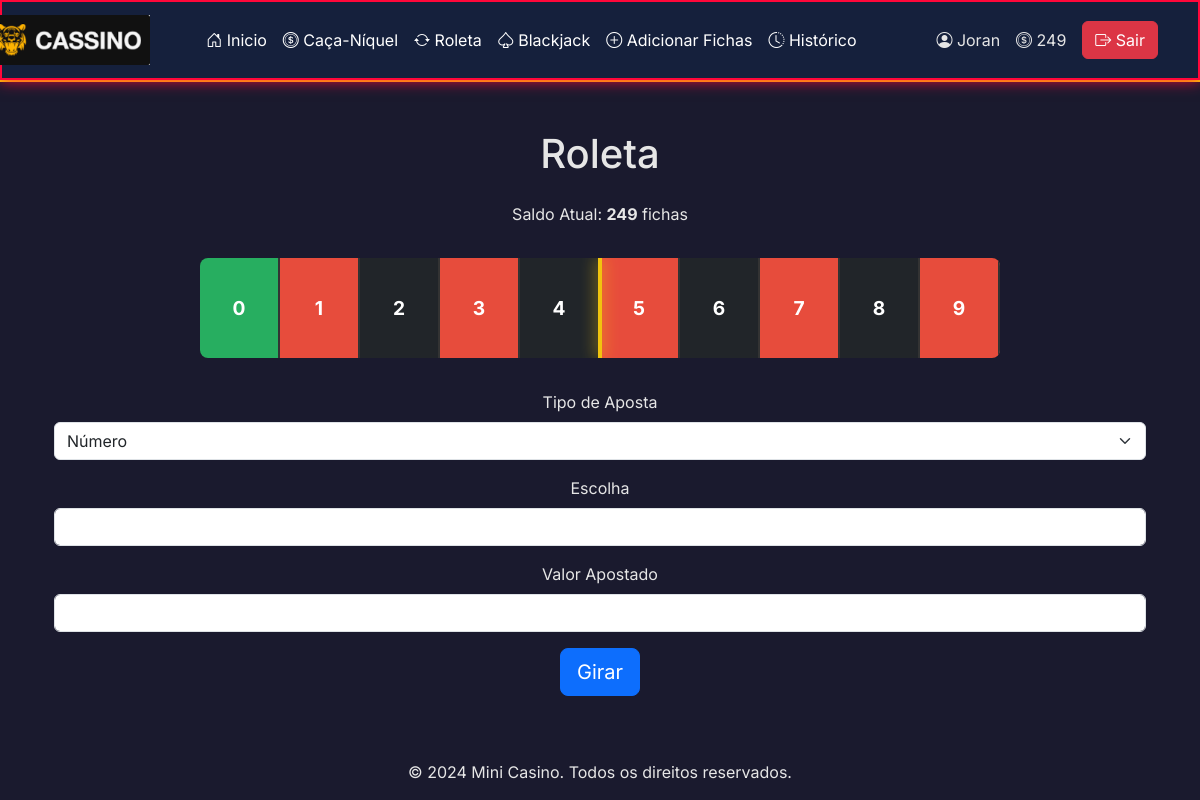
Page /roleta (signed in) on the earlier database version.
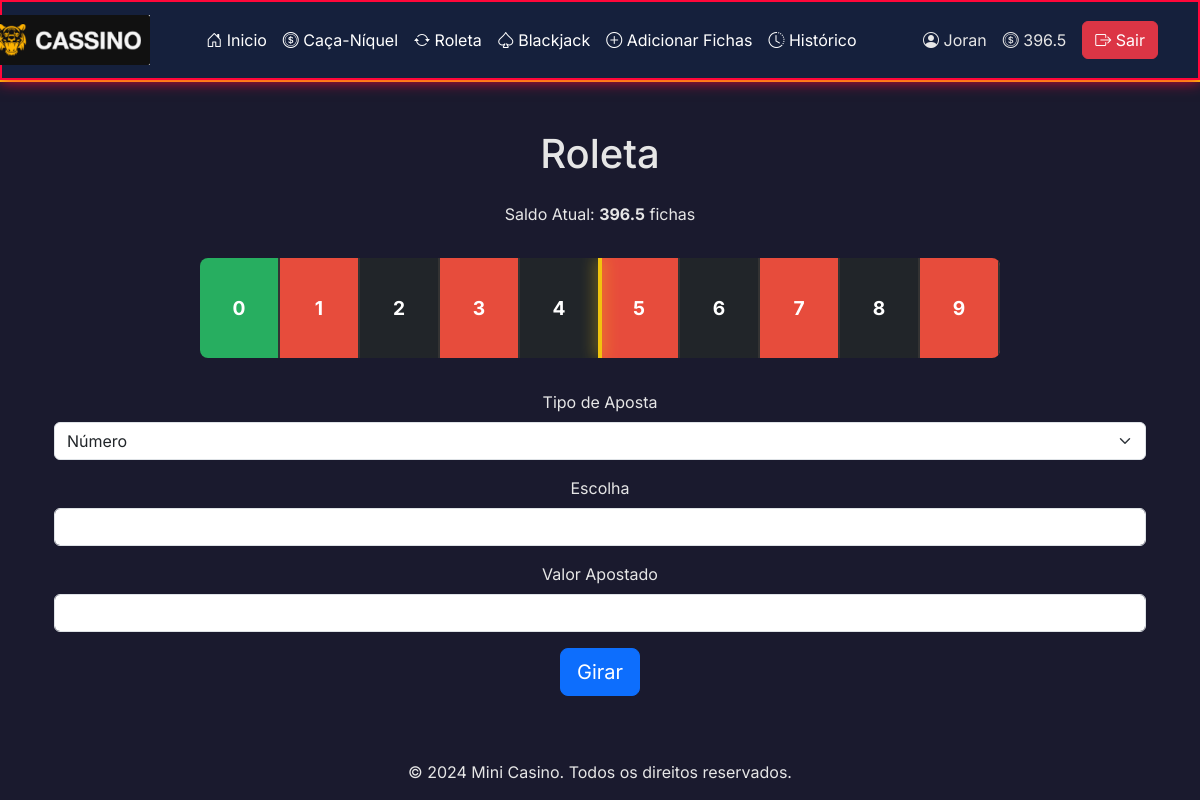
Same page on the later database version.
### tables this page shows
CREATE TABLE users (
    id INTEGER PRIMARY KEY AUTOINCREMENT,
    username TEXT NOT NULL,
    password TEXT NOT NULL
, saldo INTEGER DEFAULT 100, ganhos INTEGER, perdas INTEGER);

### app.py (the view, shortened to what this page needs)
@app.route('/roleta', methods=['GET', 'POST'])
@login_required
def roleta():
    user_id = session.get('user_id')
    user = db.execute("SELECT * FROM users WHERE id = ?", user_id)[0]
    username = db.execute("SELECT username from users WHERE id = ?", user_id)[0]['username']
    saldo = user['saldo']
    return render_template('roleta.html', saldo=saldo, username=username)

### help.py (called while the page is built)
def login_required(f):
    @wraps(f)
    def decorated_function(*args, **kwargs):
        if 'user_id' not in session:
            return redirect(url_for('login'))
        return f(*args, **kwargs)
    return decorated_function

### templates/roleta.html (shortened to what this page needs)
{% extends "layout.html" %}
{% block main %}
<div class="container text-center">
    <h1 class="my-4">Roleta</h1>
    <p id="saldo-container">
        Saldo Atual: <strong id="saldo">{{ saldo }}</strong> fichas
    </p>
    <div class="roleta-container">
        <div class="roleta-track" id="roletaTrack">
            <div class="roleta-numbers" id="roletaNumbers">
            </div>
        </div>
        <div class="roleta-pointer"></div>
    </div>
    <form method="POST" class="my-4" id="formAposta">
        <div class="mb-3">
            <label for="tipo_aposta" class="form-label">Tipo de Aposta</label>
            <select id="tipo_aposta" name="tipo_aposta" class="form-select" required>
                <option value="numero">Número</option>
            </select>
        </div>
        <div class="mb-3" id="campoAposta">
            <label for="aposta" class="form-label">Escolha</label>
            <div id="aposta-container"></div>
        </div>
        <div class="mb-3">
            <label for="valor_apostado" class="form-label">Valor Apostado</label>
            <input type="number" id="valor_apostado" name="valor_apostado"
                   class="form-control" min="1" required>
        </div>
        <button type="submit" class="btn btn-primary btn-lg" id="btn-girar">Girar</button>
    </form>
</div>
{% endblock %}

### templates/layout.html (shortened to what this page needs)
<!DOCTYPE html>
<html lang="pt-br" data-theme="dark">
<head>
    <link href="https://cdn.jsdelivr.net/npm/bootstrap@5.3.3/dist/css/bootstrap.min.css" rel="stylesheet">
    <link href="https://cdn.jsdelivr.net/npm/bootstrap-icons@1.11.3/font/bootstrap-icons.min.css" rel="stylesheet">
    <link rel="stylesheet" href="/static/style.css">
</head>
<body>
    <header class="casino-header">
        <nav class="navbar navbar-expand-lg neon-border">
            <div class="container">
                <a class="navbar-brand me-5" href="{{ url_for('homepage') }}" style="margin-left: -115px;">
                    <img src="/static/logo.png" alt="Logo" class="logo-img" style="height: 50px;">
                </a>
                <div class="collapse navbar-collapse" id="navbarNav">
                    <ul class="navbar-nav me-auto">
                        {% if 'user_id' in session %}
                            <li class="nav-item">
                                <a class="nav-link text-white" href="{{ url_for('homepage') }}">
                                    <i class="bi bi-house-door"></i> Inicio
                                </a>
                            </li>
                            <li class="nav-item">
                                <a class="nav-link text-white" href="{{ url_for('niquel') }}">
                                    <i class="bi bi-coin"></i> Caça-Níquel
                                </a>
                            </li>
                            <li class="nav-item">
                                <a class="nav-link text-white" href="{{ url_for('roleta') }}">
                                    <i class="bi bi-arrow-repeat"></i> Roleta
                                </a>
                            </li>
                            <li class="nav-item">
                                <a class="nav-link text-white" href="{{ url_for('blackjack') }}">
                                    <i class="bi bi-suit-spade"></i> Blackjack
                                </a>
                            </li>
                            <li class="nav-item">
                                <a class="nav-link text-white" href="{{ url_for('add') }}">
                                    <i class="bi bi-plus-circle"></i> Adicionar Fichas
                                </a>
                            </li>
                            <li class="nav-item">
                                <a class="nav-link text-white" href="{{ url_for('historico') }}">
                                    <i class="bi bi-clock-history"></i> Histórico
                                </a>
                            </li>
                        {% endif %}
                    </ul>
                    <div class="d-flex align-items-center gap-3">
                        {% if 'user_id' in session %}
                            <div class="user-info neon-glow">
                                <i class="bi bi-person-circle"></i>
                                <span>{{ username }}</span>
                            </div>
                            <div class="saldo-display neon-glow">
                                <i class="bi bi-coin"></i>
                                <span>{{ saldo | default(0) }}</span>
                            </div>
                            <a class="btn btn-danger" href="{{ url_for('logout') }}">
                                <i class="bi bi-box-arrow-right"></i> Sair
                            </a>
                        {% endif %}
                    </div>
                </div>
            </div>
        </nav>
    </header>
    <main class="container my-5">
        {% block main %}{% endblock %}
    </main>
    <footer class="casino-footer text-center py-3">
        <p class="m-0">&copy; 2024 Mini Casino. Todos os direitos reservados.</p>
    </footer>
</body>
</html>

Differences in the rows shown:
changed users "Joran": saldo (not shown) → "396.5"
Other differences:
{{ saldo | default(0) }}: "249" → (not shown)
{{ saldo }}: "249" → (not shown)
